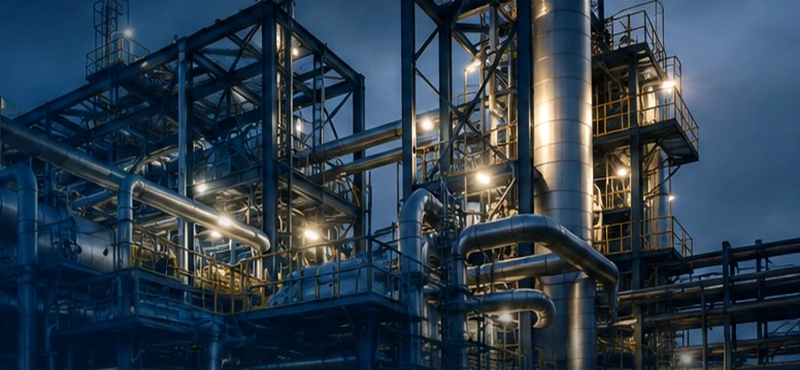
#> input picture assets/img/hero-industrial-doc.png, 1600 x 740 px, given in place of WhatsApp Image 2026-08-04 at 1.06.41 AM.jpeg, which was not available (shown at 1/2 size); the run also reads 1 picture not shown here
$ python prepare_preview_assets.py
#> lines starting #> are read from the running program, lines starting #| are printed output that depends on the picture; pictures that were not available may be replaced by others from this repository, and a replacement may not be noted
from pathlib import Path

from PIL import Image, ImageEnhance

ROOT = Path(__file__).resolve().parents[1]
OUTPUT = ROOT / "assets" / "img"
SOURCES = {
    "industrial": Path(r"D:\WhatsApp Image 2026-08-04 at 1.06.41 AM.jpeg"),
    "hvac": Path(r"D:\WhatsApp Image 2026-08-04 at 12.57.19 AM.jpeg"),
}


def save_crop(source_key, box, output_name, size):
#> called with source_key = 'industrial', box = (760, 60, 1536, 358), output_name = 'hero-industrial.webp', size = (1600, 740)
    image = Image.open(SOURCES[source_key]).convert("RGB")
#> image is the input picture: PIL image 1600x740 RGB; mean R, G, B 44.4, 60.5, 74.9
    crop = image.crop(box).resize(size, Image.Resampling.LANCZOS)
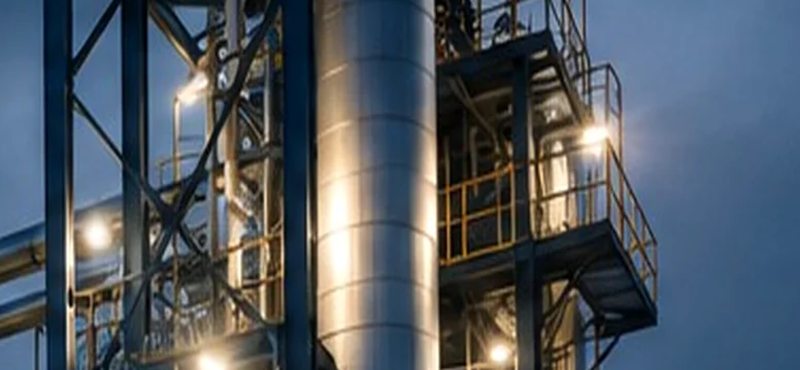
#> crop: PIL image 1600x740 RGB (shown at 1/2 size); mean R, G, B 80, 88.6, 96.9
    crop = ImageEnhance.Contrast(crop).enhance(1.04)
    crop.save(OUTPUT / output_name, "WEBP", quality=86, method=6)


OUTPUT.mkdir(parents=True, exist_ok=True)
save_crop("industrial", (760, 60, 1536, 358), "hero-industrial.webp", (1600, 740))
save_crop("hvac", (410, 72, 1024, 414), "project-hvac.webp", (960, 640))
#> call 2 of save_crop, with source_key = 'hvac', box = (410, 72, 1024, 414), output_name = 'project-hvac.webp', size = (960, 640)
#> in save_crop (call 2), `crop = image.crop(box).resize(size, Image.Resampling.LANCZOS)`:
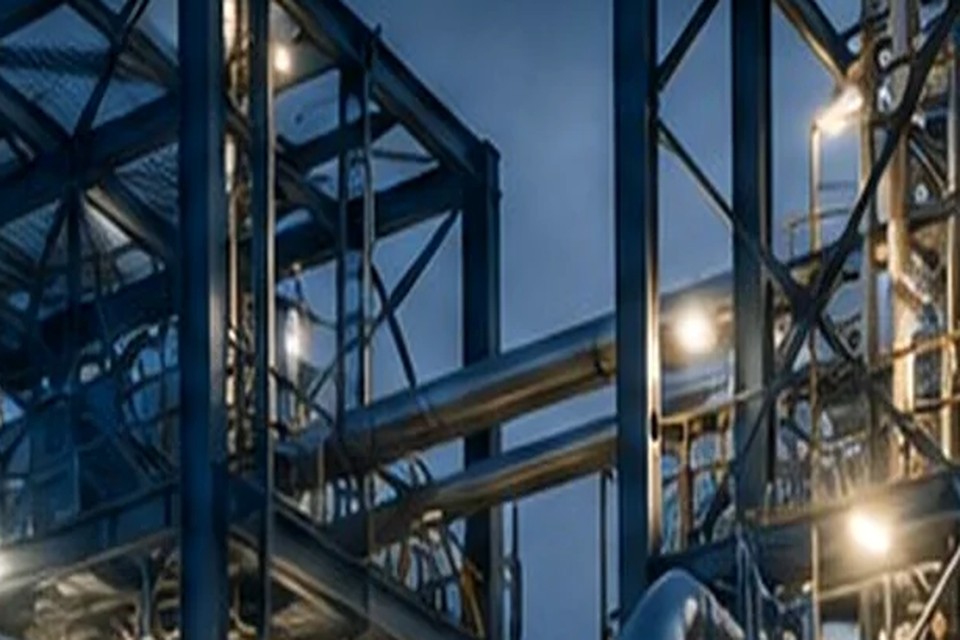
#> crop: PIL image 960x640 RGB; mean R, G, B 57, 70.9, 82.6
save_crop("hvac", (58, 430, 396, 648), "project-pump-room.webp", (960, 640))
#> call 3 of save_crop, with source_key = 'hvac', box = (58, 430, 396, 648), output_name = 'project-pump-room.webp', size = (960, 640)
#> in save_crop (call 3), `crop = image.crop(box).resize(size, Image.Resampling.LANCZOS)`:
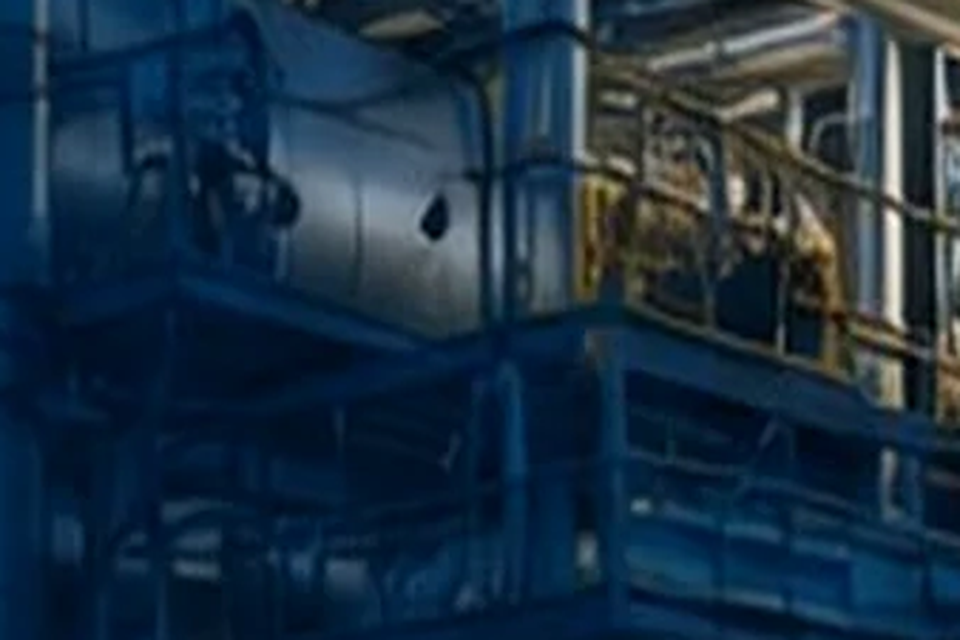
#> crop: PIL image 960x640 RGB; mean R, G, B 25.8, 47, 65.4
